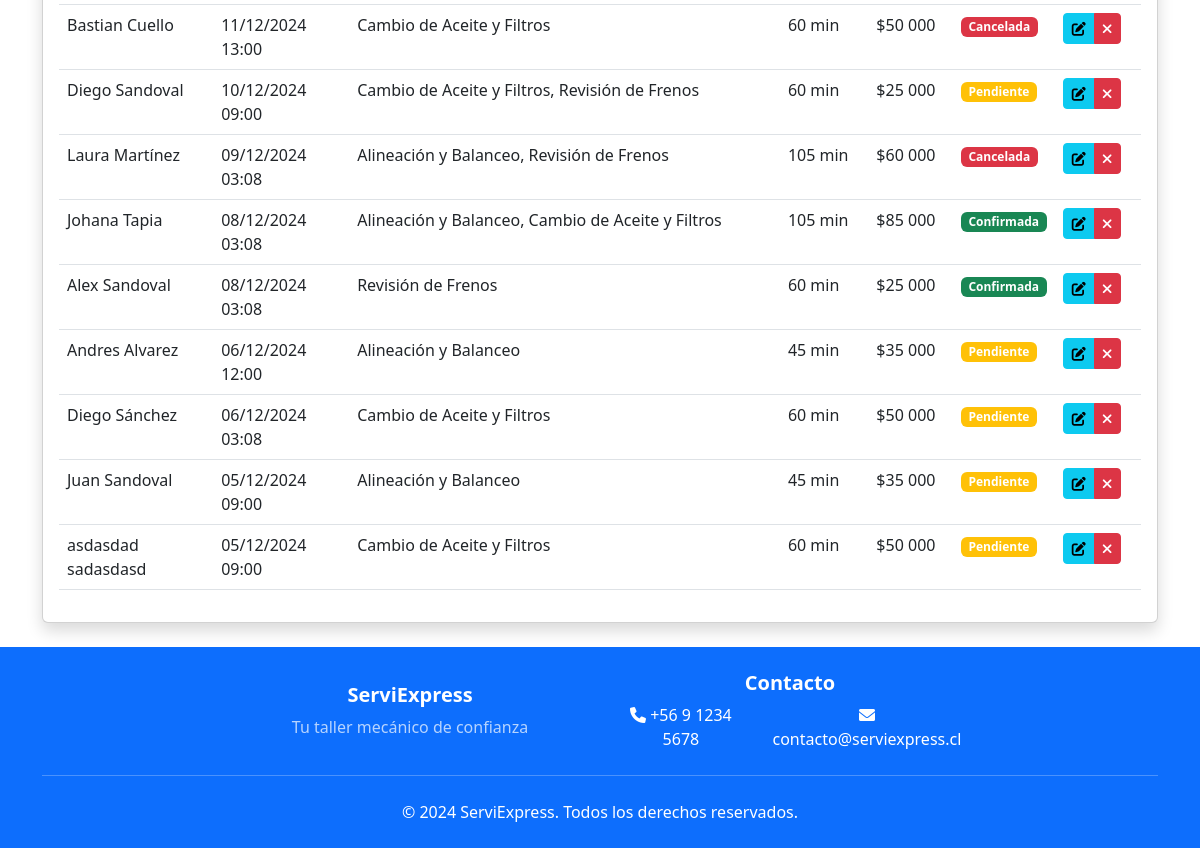
Page /management/reservations/ (signed in, lower part) on the earlier database version.
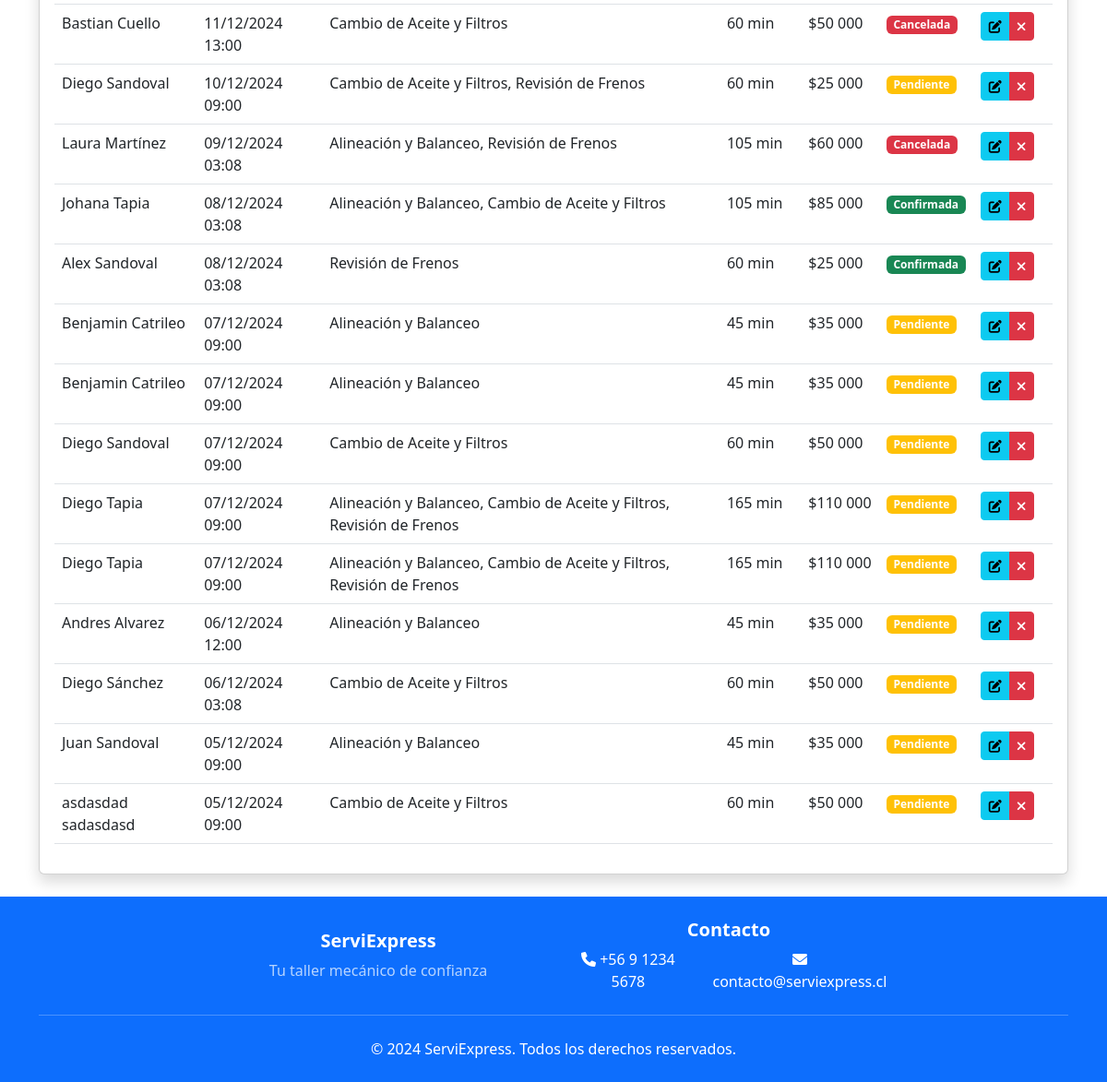
Same page on the later database version.
### workshop/models.py (models this page shows, shortened)
class Reservation(models.Model):
    STATUS_CHOICES = [
        ('pending', 'Pendiente'),
        ('confirmed', 'Confirmada'),
        ('cancelled', 'Cancelada'),
    ]
    client = models.ForeignKey(Client, on_delete=models.CASCADE)
    services = models.ManyToManyField(Product, related_name='bookings')
    service_date = models.DateTimeField()
    description = models.TextField(blank=True)
    status = models.CharField(max_length=20, choices=STATUS_CHOICES, default='pending')
    created_at = models.DateTimeField(auto_now_add=True)
    total_duration = models.PositiveIntegerField(default=0)
    total_price = models.DecimalField(max_digits=10, decimal_places=2, default=0)
    rating = models.DecimalField(max_digits=3, decimal_places=2, null=True, blank=True)
    class Meta:
        ordering = ['-service_date']

class Client(models.Model):
    user = models.OneToOneField(
        User,
        on_delete=models.CASCADE,
        related_name='client'
    )
    rut = models.CharField(
        max_length=12,
        unique=True,
        validators=[
            RegexValidator(
                regex=r'^\d{1,2}\.\d{3}\.\d{3}[-][0-9kK]{1}$',
                message='Formato de RUT inválido. Debe ser XX.XXX.XXX-X'
            )
        ],
        verbose_name='RUT',
        help_text='Formato: XX.XXX.XXX-X'
    )
    phone = models.CharField(
        max_length=15,
        validators=[validate_phone_number],
        verbose_name='Teléfono',
        help_text='Formato: +56 9 XXXX XXXX'
    )
    address = models.CharField(
        max_length=200,
        verbose_name='Dirección',
        help_text='Ingrese la dirección completa'
    )
    created_at = models.DateTimeField(
        auto_now_add=True,
        verbose_name='Fecha de registro'
    )
    updated_at = models.DateTimeField(
        auto_now=True,
        verbose_name='Última actualización'
    )
    class Meta:
        verbose_name = 'Cliente'
        verbose_name_plural = 'Clientes'
        ordering = ['-created_at']

class Product(models.Model):
    CATEGORY_CHOICES = [
        ('product', 'Producto'),
        ('service', 'Servicio'),
    ]
    name = models.CharField(max_length=100)
    description = models.TextField()
    price = models.DecimalField(max_digits=10, decimal_places=2)
    stock = models.IntegerField()
    image = models.ImageField(upload_to='products/', null=True, blank=True)
    category = models.CharField(max_length=10, choices=CATEGORY_CHOICES, default='product')
    duration = models.PositiveIntegerField(null=True, blank=True, help_text='Duración estimada en minutos')
    class Meta:
        ordering = ['category', 'name']

### workshop/views/admin_reservation_views.py (the view)
# urls.py: path('management/reservations/', admin_reservation_views.admin_reservation_list, name='admin_reservation_list'),
@login_required
@reservation_management_required
def admin_reservation_list(request):
    search_date = request.GET.get('date')
    reservations = Reservation.objects.all().order_by('-service_date')
    if search_date:
        try:
            date = datetime.strptime(search_date, '%Y-%m-%d').date()
            reservations = reservations.filter(service_date__date=date)
        except ValueError:
            messages.error(request, 'Formato de fecha inválido')
    return render(request, 'workshop/admin/reservation_list.html', {
        'reservations': reservations,
        'search_date': search_date
    })

### templates/workshop/admin/reservation_list.html (shortened to what this page needs)
{% extends 'base.html' %}
{% load humanize %}
{% block content %}
<div class="container py-4">
    <div class="card shadow">
        <div class="card-body">
            <div class="table-responsive">
                <table class="table table-hover">
                    <tbody>
                        {% for reservation in reservations %}
                            <tr>
                                <td>{{ reservation.client.user.get_full_name }}</td>
                                <td>{{ reservation.service_date|date:"d/m/Y H:i" }}</td>
                                <td>
                                    {% for service in reservation.services.all %}
                                        {{ service.name }}{% if not forloop.last %}, {% endif %}
                                    {% endfor %}
                                </td>
                                <td>{{ reservation.total_duration }} min</td>
                                <td>${{ reservation.total_price|floatformat:0|intcomma }}</td>
                                <td>
                                    <span class="badge {% if reservation.status == 'pending' %}bg-warning
                                        {% elif reservation.status == 'confirmed' %}bg-success
                                        {% else %}bg-danger{% endif %}">
                                        {{ reservation.get_status_display }}
                                    </span>
                                </td>
                                <td>
                                    <div class="btn-group">
                                        <a href="{% url 'admin_reservation_edit' reservation.id %}" class="btn btn-sm btn-info" title="Editar">
                                            <i class="fas fa-edit"></i>
                                        </a>
                                        <a href="{% url 'admin_reservation_delete' reservation.id %}" class="btn btn-sm btn-danger" title="Cancelar">
                                            <i class="fas fa-times"></i>
                                        </a>
                                    </div>
                                </td>
                            </tr>
                        {% endfor %}
                    </tbody>
                </table>
            </div>
        </div>
    </div>
</div>
{% endblock %}

Differences in the rows shown:
added Reservation: client.user.get_full_name "Benjamin Catrileo", service_date "07/12/2024 09:00", total_duration "45", total_price "35 000", status "Pendiente", Product (name "Alineación y Balanceo")
added Reservation: client.user.get_full_name "Benjamin Catrileo", service_date "07/12/2024 09:00", total_duration "45", total_price "35 000", status "Pendiente", Product (name "Alineación y Balanceo")
added Reservation: client.user.get_full_name "Diego Sandoval", service_date "07/12/2024 09:00", total_duration "60", total_price "50 000", status "Pendiente", Product (name "Cambio de Aceite y Filtros")
added Reservation: client.user.get_full_name "Diego Tapia", service_date "07/12/2024 09:00", total_duration "165", total_price "110 000", status "Pendiente", Product (name "Alineación y Balanceo"), Product (name "Cambio de Aceite y Filtros"), Product (name "Revisión de Frenos")
added Reservation: client.user.get_full_name "Diego Tapia", service_date "07/12/2024 09:00", total_duration "165", total_price "110 000", status "Pendiente", Product (name "Alineación y Balanceo"), Product (name "Cambio de Aceite y Filtros"), Product (name "Revisión de Frenos")
